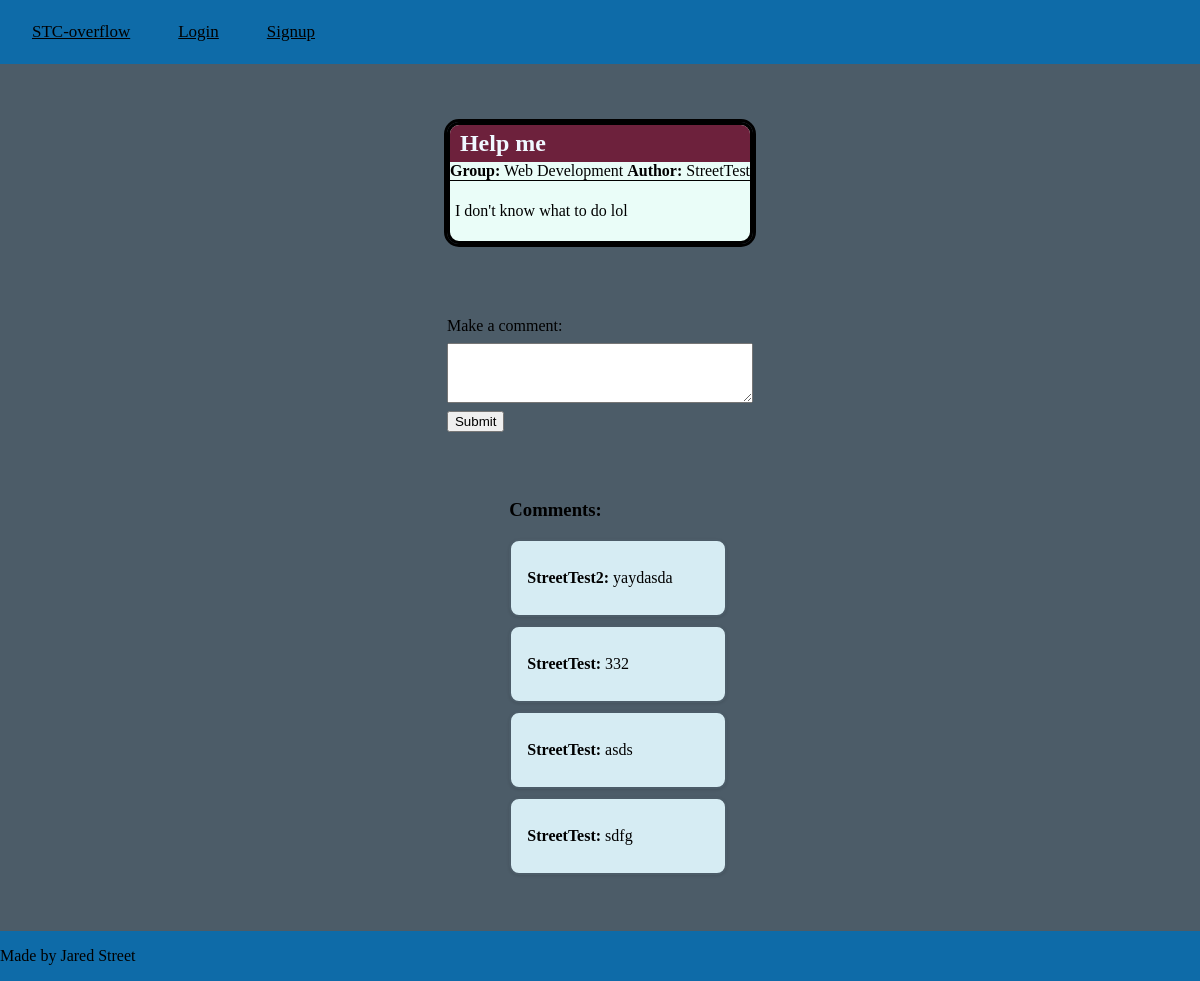
Screenshot of /STC-overflow/index.php?action=view_post&id=1 with the database file from the repository.
### tables this page shows
CREATE TABLE IF NOT EXISTS `posts` (
  `id` int NOT NULL AUTO_INCREMENT,
  `user_id` int NOT NULL,
  `forum_group` varchar(255) NOT NULL,
  `title` varchar(255) NOT NULL,
  `content` text NOT NULL,
  `created_at` timestamp NULL DEFAULT CURRENT_TIMESTAMP,
  PRIMARY KEY (`id`),
  KEY `user_id` (`user_id`)
);

CREATE TABLE IF NOT EXISTS `users` (
  `id` int NOT NULL AUTO_INCREMENT,
  `username` varchar(50) NOT NULL,
  `email` varchar(191) NOT NULL,
  `password` varchar(255) NOT NULL,
  `created_at` timestamp NULL DEFAULT CURRENT_TIMESTAMP,
  `remember_token` varchar(255) DEFAULT NULL,
  PRIMARY KEY (`id`),
  UNIQUE KEY `username` (`username`),
  UNIQUE KEY `email` (`email`)
);

CREATE TABLE IF NOT EXISTS `comments` (
  `id` int NOT NULL AUTO_INCREMENT,
  `post_id` int NOT NULL,
  `user_id` int NOT NULL,
  `content` text NOT NULL,
  `created_at` timestamp NULL DEFAULT CURRENT_TIMESTAMP,
  PRIMARY KEY (`id`),
  KEY `post_id` (`post_id`),
  KEY `user_id` (`user_id`)
);

### STC-overflow/controllers/PostViewController.php (called while the page is built, shortened)
<?php
require_once('model/postDb.php');
require_once('model/db.php');
require_once('model/commentDb.php');
$id = filter_input(INPUT_GET, 'id', FILTER_SANITIZE_NUMBER_INT);
$postModel = new Post();
$commentModel = new Comment();
$post = $postModel->getPostById($id, $db);
$comments = $commentModel->getCommentsByPost($id, $db);
require 'view/post.php';
?>

### STC-overflow/model/postDb.php (called while the page is built, shortened)
<?php
class Post {
    function getPostById($id, $db) {
        try {
            $stmt = $db->prepare("
                SELECT posts.id, posts.user_id, users.username, posts.forum_group, posts.title, posts.content
                FROM posts
                JOIN users ON posts.user_id = users.id
                WHERE posts.id = ?
            ");
            $stmt->execute([$id]);
            return $stmt->fetch(PDO::FETCH_ASSOC);
        } catch (PDOException $e) {
            error_log("DB error: " . $e->getMessage());
            return false;
        }
    }
}
?>

### STC-overflow/model/commentDb.php (called while the page is built, shortened)
<?php
class Comment {
    function getCommentsByPost($post_id, $db) {
        try {
            $stmt = $db->prepare("
                SELECT comments.content, comments.created_at, users.username
                FROM comments
                JOIN users ON comments.user_id = users.id
                WHERE comments.post_id = ?
                ORDER BY comments.created_at ASC
            ");
            $stmt->execute([$post_id]);
            return $stmt->fetchAll(PDO::FETCH_ASSOC);
        } catch (PDOException $e) {
            error_log("DB error: " . $e->getMessage());
            return false;
        }
    }
}
?>

### STC-overflow/view/post.php (the view, shortened to what this page needs)
<div class="page-content-vert">
    <div class="post-card">
        <h3 class="post-title"><?php echo htmlspecialchars($post['title']); ?></h3>
        <p class="post-info">
            <strong>Group:</strong> <?php echo htmlspecialchars($post['forum_group']); ?>
            <strong>Author:</strong> <?php echo htmlspecialchars($post['username']); ?>
        </p>
        <p class="post-content"><?php echo htmlspecialchars($post['content']); ?></p>
    </div>
    <form action="?action=submit_comment" method="POST" class="comment-form">
        <label for="content">Make a comment:</label>
        <textarea name="content" required></textarea>
        <input type="submit" value="Submit">
    </form>
    <div class="comment-container">
        <h3>Comments:</h3>
        <?php foreach ($comments as $comment): ?>
            <div class="comment">
                <p><strong><?= htmlspecialchars($comment['username']) ?>:</strong> <?= nl2br(htmlspecialchars($comment['content'])) ?></p>
            </div>
        <?php endforeach; ?>
    </div>
</div>

### STC-overflow/styles/styles.css (style rules this page uses)
html, body { height: 100%; margin: 0; display: flex; flex-direction: column; }
body { background-color: #4C5C68; }
.page-content-vert { margin: 2rem auto; display: flex; flex: 1; flex-direction: column; align-items: center; gap: 2rem; padding: 1rem; }
.post-card { border: 3px solid black; border-radius: 12px; overflow: hidden; background-color: #eafdf8; margin-bottom: 25px; max-width: 600px; margin-inline: auto; margin-top: 10px; }
.post-title { background-color: #6d213c; color: #f0f8ff; padding: 5px 10px; font-size: 1.5em; font-weight: bold; margin: 0; }
.post-content { padding: 5px; color: black; font-size: 1em; word-wrap: break-word; overflow-wrap: break-word; }
.post-info { padding: 0; margin: 0; border-bottom: 1px solid black; }
.post-card { display: block; outline: 3px solid black; }
.comment-form { display: flex; flex-direction: column; gap: 0.5rem; align-items: flex-start; width: 100%; max-width: 500px; margin: 1rem 0; }
.comment-form textarea { width: 100%; min-height: 60px; }
.comment { background-color: #d6ecf3; border: 2px solid #4c5c68; border-radius: 10px; padding: 0.75rem 1rem; margin: 0.5rem 0; width: 100%; max-width: 500px; box-shadow: 0 1px 3px rgba(0, 0, 0, 0.1); }

### rows the page displays
posts: title "Help me", forum_group "Web Development", user.username "StreetTest", content "I don't know what to do lol"
comments: user.username "StreetTest2", content "yaydasda"
comments: user.username "StreetTest", content "332"
comments: user.username "StreetTest", content "asds"
comments: user.username "StreetTest", content "sdfg"
